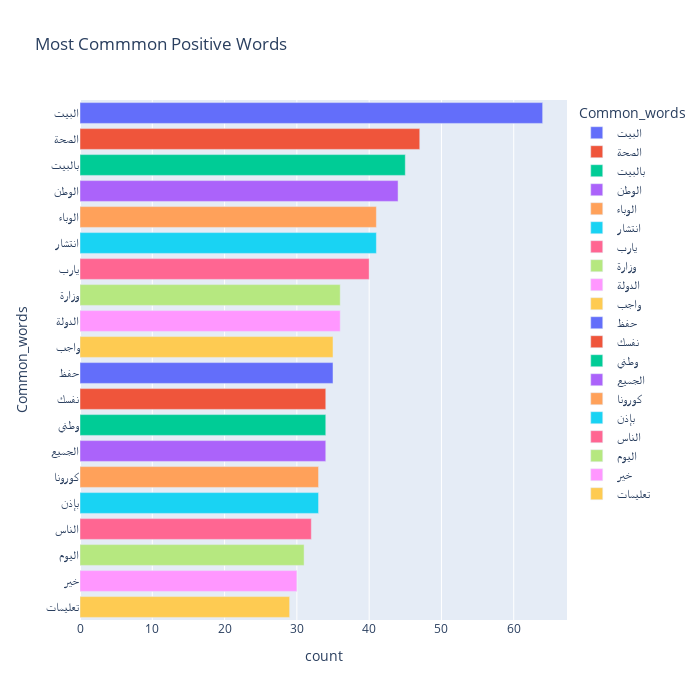

Notebook code for this chart:
### Code cell
fig = px.bar(temp_positive, x="count", y="Common_words", title='Most Commmon Positive Words', orientation='h', 
             width=700, height=700,color='Common_words')
fig.show()

# fig.savefig('positive.png')

### Figure 1 — Plotly figure (JSON) as saved in the notebook; plotly's stock layout.template omitted (floating-point values rounded to 4 significant figures)
{"data": [{"alignmentgroup": "True", "hovertemplate": "Common_words=%{y}<br>count=%{x}<extra></extra>", "legendgroup": "البيت", "marker": {"color": "#636efa"}, "name": "البيت", "offsetgroup": "البيت", "orientation": "h", "showlegend": true, "textposition": "auto", "type": "bar", "x": [64], "xaxis": "x", "y": ["البيت"], "yaxis": "y"}, {"alignmentgroup": "True", "hovertemplate": "Common_words=%{y}<br>count=%{x}<extra></extra>", "legendgroup": "الصحة", "marker": {"color": "#EF553B"}, "name": "الصحة", "offsetgroup": "الصحة", "orientation": "h", "showlegend": true, "textposition": "auto", "type": "bar", "x": [47], "xaxis": "x", "y": ["الصحة"], "yaxis": "y"}, {"alignmentgroup": "True", "hovertemplate": "Common_words=%{y}<br>count=%{x}<extra></extra>", "legendgroup": "بالبيت", "marker": {"color": "#00cc96"}, "name": "بالبيت", "offsetgroup": "بالبيت", "orientation": "h", "showlegend": true, "textposition": "auto", "type": "bar", "x": [45], "xaxis": "x", "y": ["بالبيت"], "yaxis": "y"}, {"alignmentgroup": "True", "hovertemplate": "Common_words=%{y}<br>count=%{x}<extra></extra>", "legendgroup": "الوطن", "marker": {"color": "#ab63fa"}, "name": "الوطن", "offsetgroup": "الوطن", "orientation": "h", "showlegend": true, "textposition": "auto", "type": "bar", "x": [44], "xaxis": "x", "y": ["الوطن"], "yaxis": "y"}, {"alignmentgroup": "True", "hovertemplate": "Common_words=%{y}<br>count=%{x}<extra></extra>", "legendgroup": "الوباء", "marker": {"color": "#FFA15A"}, "name": "الوباء", "offsetgroup": "الوباء", "orientation": "h", "showlegend": true, "textposition": "auto", "type": "bar", "x": [41], "xaxis": "x", "y": ["الوباء"], "yaxis": "y"}, {"alignmentgroup": "True", "hovertemplate": "Common_words=%{y}<br>count=%{x}<extra></extra>", "legendgroup": "انتشار", "marker": {"color": "#19d3f3"}, "name": "انتشار", "offsetgroup": "انتشار", "orientation": "h", "showlegend": true, "textposition": "auto", "type": "bar", "x": [41], "xaxis": "x", "y": ["انتشار"], "yaxis": "y"}, {"alignmentgroup": "True", "hovertemplate": "Common_words=%{y}<br>count=%{x}<extra></extra>", "legendgroup": "يارب", "marker": {"color": "#FF6692"}, "name": "يارب", "offsetgroup": "يارب", "orientation": "h", "showlegend": true, "textposition": "auto", "type": "bar", "x": [40], "xaxis": "x", "y": ["يارب"], "yaxis": "y"}, {"alignmentgroup": "True", "hovertemplate": "Common_words=%{y}<br>count=%{x}<extra></extra>", "legendgroup": "وزارة", "marker": {"color": "#B6E880"}, "name": "وزارة", "offsetgroup": "وزارة", "orientation": "h", "showlegend": true, "textposition": "auto", "type": "bar", "x": [36], "xaxis": "x", "y": ["وزارة"], "yaxis": "y"}, {"alignmentgroup": "True", "hovertemplate": "Common_words=%{y}<br>count=%{x}<extra></extra>", "legendgroup": "الدولة", "marker": {"color": "#FF97FF"}, "name": "الدولة", "offsetgroup": "الدولة", "orientation": "h", "showlegend": true, "textposition": "auto", "type": "bar", "x": [36], "xaxis": "x", "y": ["الدولة"], "yaxis": "y"}, {"alignmentgroup": "True", "hovertemplate": "Common_words=%{y}<br>count=%{x}<extra></extra>", "legendgroup": "واجب", "marker": {"color": "#FECB52"}, "name": "واجب", "offsetgroup": "واجب", "orientation": "h", "showlegend": true, "textposition": "auto", "type": "bar", "x": [35], "xaxis": "x", "y": ["واجب"], "yaxis": "y"}, {"alignmentgroup": "True", "hovertemplate": "Common_words=%{y}<br>count=%{x}<extra></extra>", "legendgroup": "حفظ", "marker": {"color": "#636efa"}, "name": "حفظ", "offsetgroup": "حفظ", "orientation": "h", "showlegend": true, "textposition": "auto", "type": "bar", "x": [35], "xaxis": "x", "y": ["حفظ"], "yaxis": "y"}, {"alignmentgroup": "True", "hovertemplate": "Common_words=%{y}<br>count=%{x}<extra></extra>", "legendgroup": "نفسك", "marker": {"color": "#EF553B"}, "name": "نفسك", "offsetgroup": "نفسك", "orientation": "h", "showlegend": true, "textposition": "auto", "type": "bar", "x": [34], "xaxis": "x", "y": ["نفسك"], "yaxis": "y"}, {"alignmentgroup": "True", "hovertemplate": "Common_words=%{y}<br>count=%{x}<extra></extra>", "legendgroup": "وطني", "marker": {"color": "#00cc96"}, "name": "وطني", "offsetgroup": "وطني", "orientation": "h", "showlegend": true, "textposition": "auto", "type": "bar", "x": [34], "xaxis": "x", "y": ["وطني"], "yaxis": "y"}, {"alignmentgroup": "True", "hovertemplate": "Common_words=%{y}<br>count=%{x}<extra></extra>", "legendgroup": "الجميع", "marker": {"color": "#ab63fa"}, "name": "الجميع", "offsetgroup": "الجميع", "orientation": "h", "showlegend": true, "textposition": "auto", "type": "bar", "x": [34], "xaxis": "x", "y": ["الجميع"], "yaxis": "y"}, {"alignmentgroup": "True", "hovertemplate": "Common_words=%{y}<br>count=%{x}<extra></extra>", "legendgroup": "كورونا", "marker": {"color": "#FFA15A"}, "name": "كورونا", "offsetgroup": "كورونا", "orientation": "h", "showlegend": true, "textposition": "auto", "type": "bar", "x": [33], "xaxis": "x", "y": ["كورونا"], "yaxis": "y"}, {"alignmentgroup": "True", "hovertemplate": "Common_words=%{y}<br>count=%{x}<extra></extra>", "legendgroup": "بإذن", "marker": {"color": "#19d3f3"}, "name": "بإذن", "offsetgroup": "بإذن", "orientation": "h", "showlegend": true, "textposition": "auto", "type": "bar", "x": [33], "xaxis": "x", "y": ["بإذن"], "yaxis": "y"}, {"alignmentgroup": "True", "hovertemplate": "Common_words=%{y}<br>count=%{x}<extra></extra>", "legendgroup": "الناس", "marker": {"color": "#FF6692"}, "name": "الناس", "offsetgroup": "الناس", "orientation": "h", "showlegend": true, "textposition": "auto", "type": "bar", "x": [32], "xaxis": "x", "y": ["الناس"], "yaxis": "y"}, {"alignmentgroup": "True", "hovertemplate": "Common_words=%{y}<br>count=%{x}<extra></extra>", "legendgroup": "اليوم", "marker": {"color": "#B6E880"}, "name": "اليوم", "offsetgroup": "اليوم", "orientation": "h", "showlegend": true, "textposition": "auto", "type": "bar", "x": [31], "xaxis": "x", "y": ["اليوم"], "yaxis": "y"}, {"alignmentgroup": "True", "hovertemplate": "Common_words=%{y}<br>count=%{x}<extra></extra>", "legendgroup": "خير", "marker": {"color": "#FF97FF"}, "name": "خير", "offsetgroup": "خير", "orientation": "h", "showlegend": true, "textposition": "auto", "type": "bar", "x": [30], "xaxis": "x", "y": ["خير"], "yaxis": "y"}, {"alignmentgroup": "True", "hovertemplate": "Common_words=%{y}<br>count=%{x}<extra></extra>", "legendgroup": "تعليمات", "marker": {"color": "#FECB52"}, "name": "تعليمات", "offsetgroup": "تعليمات", "orientation": "h", "showlegend": true, "textposition": "auto", "type": "bar", "x": [29], "xaxis": "x", "y": ["تعليمات"], "yaxis": "y"}], "layout": {"barmode": "relative", "height": 700, "legend": {"title": {"text": "Common_words"}, "tracegroupgap": 0}, "title": {"text": "Most Commmon Positive Words"}, "width": 700, "xaxis": {"anchor": "y", "domain": [0, 1], "title": {"text": "count"}}, "yaxis": {"anchor": "x", "categoryarray": ["تعليمات", "خير", "اليوم", "الناس", "بإذن", "كورونا", "الجميع", "وطني", "نفسك", "حفظ", "واجب", "الدولة", "وزارة", "يارب", "انتشار", "الوباء", "الوطن", "بالبيت", "الصحة", "البيت"], "categoryorder": "array", "domain": [0, 1], "title": {"text": "Common_words"}}}}
